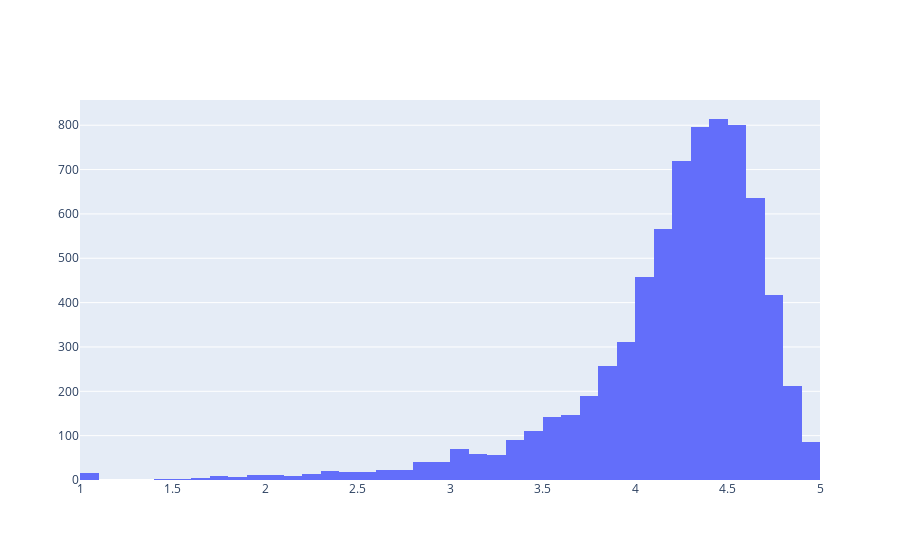

Write notebook code for a chart like this one.
### Markdown cell above
Rating Distribution

### Code cell
## general distribution of rating
distributionofrating = [go.Histogram(
        x = google_data_copy.Rating,
        xbins = {'start': 1, 'size': 0.1, 'end' :5}
)]

print('Average app rating = ', np.mean(google_data_copy['Rating']))
plotly.offline.iplot(distributionofrating, filename='overall_rating_distribution')

### Figure 1 — Plotly figure (JSON) as saved in the notebook; plotly's stock layout.template omitted (floating-point values rounded to 4 significant figures; data arrays with more than 128 entries replaced by an {"elided": "..."} marker saying what was removed)
{"data": [{"type": "histogram", "x": {"elided": "7460 float values"}, "xbins": {"end": 5, "size": 0.1, "start": 1}}], "layout": {}}
